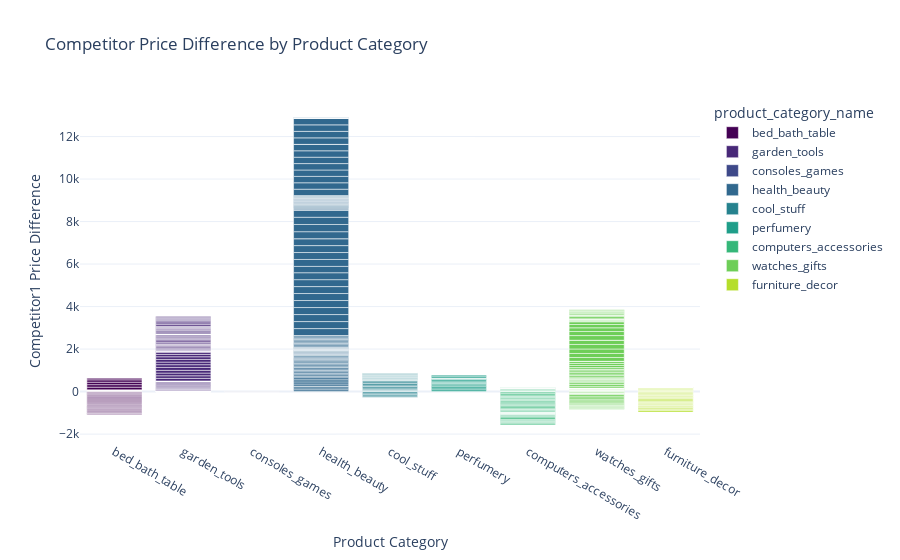

Notebook code cell kept with this figure:
### Markdown cell above
#### Product Price

### Code cell
#Analyzing competitors’ pricing strategies is essential in optimizing retail prices. 
#Monitoring and benchmarking against competitors’ prices can help identify opportunities to price competitively, 
#either by pricing below or above the competition, depending on the retailer’s positioning and strategy. 
#The average competitor price difference by product category(COMPETITOR_1)

df['comp1_price_diff'] = df['unit_price'] - df['comp_1']

fig = px.bar(df, 
             x='product_category_name', 
             y='comp1_price_diff', 
             title='Competitor Price Difference by Product Category',
             color='product_category_name',
             hover_name="product_category_name", color_discrete_sequence=px.colors.sequential.Viridis)
fig.update_layout(
    xaxis_title='Product Category',
    yaxis_title='Competitor1 Price Difference')
fig.show()

### Figure 1 — Plotly figure (JSON) as saved in the notebook; plotly's stock layout.template omitted (floating-point values rounded to 4 significant figures; data arrays with more than 128 entries replaced by an {"elided": "..."} marker saying what was removed)
{"data": [{"alignmentgroup": "True", "hovertemplate": "<b>%{hovertext}</b><br><br>product_category_name=%{x}<br>comp1_price_diff=%{y}<extra></extra>", "hovertext": ["bed_bath_table", "bed_bath_table", "bed_bath_table", "bed_bath_table", "bed_bath_table", "bed_bath_table", "bed_bath_table", "bed_bath_table", "bed_bath_table", "bed_bath_table", "bed_bath_table", "bed_bath_table", "bed_bath_table", "bed_bath_table", "bed_bath_table", "bed_bath_table", "bed_bath_table", "bed_bath_table", "bed_bath_table", "bed_bath_table", "bed_bath_table", "bed_bath_table", "bed_bath_table", "bed_bath_table", "bed_bath_table", "bed_bath_table", "bed_bath_table", "bed_bath_table", "bed_bath_table", "bed_bath_table", "bed_bath_table", "bed_bath_table", "bed_bath_table", "bed_bath_table", "bed_bath_table", "bed_bath_table", "bed_bath_table", "bed_bath_table", "bed_bath_table", "bed_bath_table", "bed_bath_table", "bed_bath_table", "bed_bath_table", "bed_bath_table", "bed_bath_table", "bed_bath_table", "bed_bath_table", "bed_bath_table", "bed_bath_table", "bed_bath_table", "bed_bath_table", "bed_bath_table", "bed_bath_table", "bed_bath_table", "bed_bath_table", "bed_bath_table", "bed_bath_table", "bed_bath_table", "bed_bath_table", "bed_bath_table", "bed_bath_table"], "legendgroup": "bed_bath_table", "marker": {"color": "#440154", "pattern": {"shape": ""}}, "name": "bed_bath_table", "offsetgroup": "bed_bath_table", "orientation": "v", "showlegend": true, "textposition": "auto", "type": "bar", "x": ["bed_bath_table", "bed_bath_table", "bed_bath_table", "bed_bath_table", "bed_bath_table", "bed_bath_table", "bed_bath_table", "bed_bath_table", "bed_bath_table", "bed_bath_table", "bed_bath_table", "bed_bath_table", "bed_bath_table", "bed_bath_table", "bed_bath_table", "bed_bath_table", "bed_bath_table", "bed_bath_table", "bed_bath_table", "bed_bath_table", "bed_bath_table", "bed_bath_table", "bed_bath_table", "bed_bath_table", "bed_bath_table", "bed_bath_table", "bed_bath_table", "bed_bath_table", "bed_bath_table", "bed_bath_table", "bed_bath_table", "bed_bath_table", "bed_bath_table", "bed_bath_table", "bed_bath_table", "bed_bath_table", "bed_bath_table", "bed_bath_table", "bed_bath_table", "bed_bath_table", "bed_bath_table", "bed_bath_table", "bed_bath_table", "bed_bath_table", "bed_bath_table", "bed_bath_table", "bed_bath_table", "bed_bath_table", "bed_bath_table", "bed_bath_table", "bed_bath_table", "bed_bath_table", "bed_bath_table", "bed_bath_table", "bed_bath_table", "bed_bath_table", "bed_bath_table", "bed_bath_table", "bed_bath_table", "bed_bath_table", "bed_bath_table"], "xaxis": "x", "y": [-43.95, -43.95, -43.95, -43.95, -43.95, -43.95, -49.37, -48.5, -46.91, -46.91, -46.91, -45.05, -43.66, -39.91, -37.94, -34.76, 9.1, 9.1, 10.51, 11.4, 5.1, 5.1, 5.83, 4.59, 5, 6.967, 10.9, 0, 0, 0, 0, 0, 0, 0, 0, 0, 0, 0, 0, 0, 0, 0, 0, 0, 0, 0, -44.0, -45.75, -42.59, -41.0, -41.0, -39.0, -37.15, -35.75, -32.0, -30.03, 125.1, 119.1, 115.1, 109.6, 73.5], "yaxis": "y"}, {"alignmentgroup": "True", "hovertemplate": "<b>%{hovertext}</b><br><br>product_category_name=%{x}<br>comp1_price_diff=%{y}<extra></extra>", "hovertext": {"elided": "160 str values"}, "legendgroup": "garden_tools", "marker": {"color": "#482878", "pattern": {"shape": ""}}, "name": "garden_tools", "offsetgroup": "garden_tools", "orientation": "v", "showlegend": true, "textposition": "auto", "type": "bar", "x": {"elided": "160 str values"}, "xaxis": "x", "y": {"elided": "160 float values"}, "yaxis": "y"}, {"alignmentgroup": "True", "hovertemplate": "<b>%{hovertext}</b><br><br>product_category_name=%{x}<br>comp1_price_diff=%{y}<extra></extra>", "hovertext": ["consoles_games", "consoles_games", "consoles_games", "consoles_games", "consoles_games", "consoles_games", "consoles_games", "consoles_games", "consoles_games", "consoles_games", "consoles_games", "consoles_games", "consoles_games", "consoles_games", "consoles_games", "consoles_games", "consoles_games", "consoles_games", "consoles_games", "consoles_games", "consoles_games", "consoles_games"], "legendgroup": "consoles_games", "marker": {"color": "#3e4989", "pattern": {"shape": ""}}, "name": "consoles_games", "offsetgroup": "consoles_games", "orientation": "v", "showlegend": true, "textposition": "auto", "type": "bar", "x": ["consoles_games", "consoles_games", "consoles_games", "consoles_games", "consoles_games", "consoles_games", "consoles_games", "consoles_games", "consoles_games", "consoles_games", "consoles_games", "consoles_games", "consoles_games", "consoles_games", "consoles_games", "consoles_games", "consoles_games", "consoles_games", "consoles_games", "consoles_games", "consoles_games", "consoles_games"], "xaxis": "x", "y": [0, 0, 0, 0, 0, 0, 0, 0, 0, 0, 0, 0, 0, 0, 0, -0.8762, 0, 0, 0, 0, 0.2429, -0.8571], "yaxis": "y"}, {"alignmentgroup": "True", "hovertemplate": "<b>%{hovertext}</b><br><br>product_category_name=%{x}<br>comp1_price_diff=%{y}<extra></extra>", "hovertext": {"elided": "130 str values"}, "legendgroup": "health_beauty", "marker": {"color": "#31688e", "pattern": {"shape": ""}}, "name": "health_beauty", "offsetgroup": "health_beauty", "orientation": "v", "showlegend": true, "textposition": "auto", "type": "bar", "x": {"elided": "130 str values"}, "xaxis": "x", "y": {"elided": "130 float values"}, "yaxis": "y"}, {"alignmentgroup": "True", "hovertemplate": "<b>%{hovertext}</b><br><br>product_category_name=%{x}<br>comp1_price_diff=%{y}<extra></extra>", "hovertext": ["cool_stuff", "cool_stuff", "cool_stuff", "cool_stuff", "cool_stuff", "cool_stuff", "cool_stuff", "cool_stuff", "cool_stuff", "cool_stuff", "cool_stuff", "cool_stuff", "cool_stuff", "cool_stuff", "cool_stuff", "cool_stuff", "cool_stuff", "cool_stuff", "cool_stuff", "cool_stuff", "cool_stuff", "cool_stuff", "cool_stuff", "cool_stuff", "cool_stuff", "cool_stuff", "cool_stuff", "cool_stuff", "cool_stuff", "cool_stuff", "cool_stuff", "cool_stuff", "cool_stuff", "cool_stuff", "cool_stuff", "cool_stuff", "cool_stuff", "cool_stuff", "cool_stuff", "cool_stuff", "cool_stuff", "cool_stuff", "cool_stuff", "cool_stuff", "cool_stuff", "cool_stuff", "cool_stuff", "cool_stuff", "cool_stuff", "cool_stuff", "cool_stuff", "cool_stuff", "cool_stuff", "cool_stuff", "cool_stuff", "cool_stuff", "cool_stuff"], "legendgroup": "cool_stuff", "marker": {"color": "#26828e", "pattern": {"shape": ""}}, "name": "cool_stuff", "offsetgroup": "cool_stuff", "orientation": "v", "showlegend": true, "textposition": "auto", "type": "bar", "x": ["cool_stuff", "cool_stuff", "cool_stuff", "cool_stuff", "cool_stuff", "cool_stuff", "cool_stuff", "cool_stuff", "cool_stuff", "cool_stuff", "cool_stuff", "cool_stuff", "cool_stuff", "cool_stuff", "cool_stuff", "cool_stuff", "cool_stuff", "cool_stuff", "cool_stuff", "cool_stuff", "cool_stuff", "cool_stuff", "cool_stuff", "cool_stuff", "cool_stuff", "cool_stuff", "cool_stuff", "cool_stuff", "cool_stuff", "cool_stuff", "cool_stuff", "cool_stuff", "cool_stuff", "cool_stuff", "cool_stuff", "cool_stuff", "cool_stuff", "cool_stuff", "cool_stuff", "cool_stuff", "cool_stuff", "cool_stuff", "cool_stuff", "cool_stuff", "cool_stuff", "cool_stuff", "cool_stuff", "cool_stuff", "cool_stuff", "cool_stuff", "cool_stuff", "cool_stuff", "cool_stuff", "cool_stuff", "cool_stuff", "cool_stuff", "cool_stuff"], "xaxis": "x", "y": [35.0, 35.0, 47.0, 57.37, 67.0, 67.0, 77.0, 73.82, 80.13, 0, 0, 0, 0, 0, 0, 0, 0, 0, 0, 0, -2.038, -5.171, -70.49, -70.49, -64.99, -54.86, 0, 0, 0, 30.0, 30.0, 30.0, 30.0, 30.0, 16.94, 20, 30.0, 30.0, 30.0, 30.0, 30.0, 40.13, 0, 0, 0, 0, 0, 0, 0, 0, 0, 0, 0, 0, 0, 0, 0], "yaxis": "y"}, {"alignmentgroup": "True", "hovertemplate": "<b>%{hovertext}</b><br><br>product_category_name=%{x}<br>comp1_price_diff=%{y}<extra></extra>", "hovertext": ["perfumery", "perfumery", "perfumery", "perfumery", "perfumery", "perfumery", "perfumery", "perfumery", "perfumery", "perfumery", "perfumery", "perfumery", "perfumery", "perfumery", "perfumery", "perfumery", "perfumery", "perfumery", "perfumery", "perfumery", "perfumery", "perfumery", "perfumery", "perfumery", "perfumery", "perfumery"], "legendgroup": "perfumery", "marker": {"color": "#1f9e89", "pattern": {"shape": ""}}, "name": "perfumery", "offsetgroup": "perfumery", "orientation": "v", "showlegend": true, "textposition": "auto", "type": "bar", "x": ["perfumery", "perfumery", "perfumery", "perfumery", "perfumery", "perfumery", "perfumery", "perfumery", "perfumery", "perfumery", "perfumery", "perfumery", "perfumery", "perfumery", "perfumery", "perfumery", "perfumery", "perfumery", "perfumery", "perfumery", "perfumery", "perfumery", "perfumery", "perfumery", "perfumery", "perfumery"], "xaxis": "x", "y": [0, 0, 0, 0, 0, 0, 0, 0, 0, 0, 0, 0, 0, 85.51, 85.51, 85.51, 61.06, 61.01, 60.91, 60.9, 67.21, 67.98, 0, 0, 68.71, 66.92], "yaxis": "y"}, {"alignmentgroup": "True", "hovertemplate": "<b>%{hovertext}</b><br><br>product_category_name=%{x}<br>comp1_price_diff=%{y}<extra></extra>", "hovertext": ["computers_accessories", "computers_accessories", "computers_accessories", "computers_accessories", "computers_accessories", "computers_accessories", "computers_accessories", "computers_accessories", "computers_accessories", "computers_accessories", "computers_accessories", "computers_accessories", "computers_accessories", "computers_accessories", "computers_accessories", "computers_accessories", "computers_accessories", "computers_accessories", "computers_accessories", "computers_accessories", "computers_accessories", "computers_accessories", "computers_accessories", "computers_accessories", "computers_accessories", "computers_accessories", "computers_accessories", "computers_accessories", "computers_accessories", "computers_accessories", "computers_accessories", "computers_accessories", "computers_accessories", "computers_accessories", "computers_accessories", "computers_accessories", "computers_accessories", "computers_accessories", "computers_accessories", "computers_accessories", "computers_accessories", "computers_accessories", "computers_accessories", "computers_accessories", "computers_accessories", "computers_accessories", "computers_accessories", "computers_accessories", "computers_accessories", "computers_accessories", "computers_accessories", "computers_accessories", "computers_accessories", "computers_accessories", "computers_accessories", "computers_accessories", "computers_accessories", "computers_accessories", "computers_accessories", "computers_accessories", "computers_accessories", "computers_accessories", "computers_accessories", "computers_accessories", "computers_accessories", "computers_accessories", "computers_accessories", "computers_accessories", "computers_accessories"], "legendgroup": "computers_accessories", "marker": {"color": "#35b779", "pattern": {"shape": ""}}, "name": "computers_accessories", "offsetgroup": "computers_accessories", "orientation": "v", "showlegend": true, "textposition": "auto", "type": "bar", "x": ["computers_accessories", "computers_accessories", "computers_accessories", "computers_accessories", "computers_accessories", "computers_accessories", "computers_accessories", "computers_accessories", "computers_accessories", "computers_accessories", "computers_accessories", "computers_accessories", "computers_accessories", "computers_accessories", "computers_accessories", "computers_accessories", "computers_accessories", "computers_accessories", "computers_accessories", "computers_accessories", "computers_accessories", "computers_accessories", "computers_accessories", "computers_accessories", "computers_accessories", "computers_accessories", "computers_accessories", "computers_accessories", "computers_accessories", "computers_accessories", "computers_accessories", "computers_accessories", "computers_accessories", "computers_accessories", "computers_accessories", "computers_accessories", "computers_accessories", "computers_accessories", "computers_accessories", "computers_accessories", "computers_accessories", "computers_accessories", "computers_accessories", "computers_accessories", "computers_accessories", "computers_accessories", "computers_accessories", "computers_accessories", "computers_accessories", "computers_accessories", "computers_accessories", "computers_accessories", "computers_accessories", "computers_accessories", "computers_accessories", "computers_accessories", "computers_accessories", "computers_accessories", "computers_accessories", "computers_accessories", "computers_accessories", "computers_accessories", "computers_accessories", "computers_accessories", "computers_accessories", "computers_accessories", "computers_accessories", "computers_accessories", "computers_accessories"], "xaxis": "x", "y": [12.3, -30.09, -63.42, -71.84, -48.14, -32.92, -24.59, -41.09, -6.157, 0.9, 13.76, 28.98, 30.9, 35.41, 29.91, 29.91, 0, -59.09, -30.09, -35.8, -53.09, -55.8, -51.09, -51.09, -65.98, -64.24, -48.64, -26.92, -41.49, -53.65, -40.09, 0, 0, 0, 0, 0, 0, 0, 0, 0, 0, 0, 0, 0, 0, 0, 0, 0, 0, 0, -10.14, 6.61, -0.7443, -13.4, -16.8, -12.09, -15.09, -23.51, -16.03, -40.09, -40.09, -58.87, -70.29, -55.12, -40.26, -39.2, -35.59, -42.09, -42.09], "yaxis": "y"}, {"alignmentgroup": "True", "hovertemplate": "<b>%{hovertext}</b><br><br>product_category_name=%{x}<br>comp1_price_diff=%{y}<extra></extra>", "hovertext": ["watches_gifts", "watches_gifts", "watches_gifts", "watches_gifts", "watches_gifts", "watches_gifts", "watches_gifts", "watches_gifts", "watches_gifts", "watches_gifts", "watches_gifts", "watches_gifts", "watches_gifts", "watches_gifts", "watches_gifts", "watches_gifts", "watches_gifts", "watches_gifts", "watches_gifts", "watches_gifts", "watches_gifts", "watches_gifts", "watches_gifts", "watches_gifts", "watches_gifts", "watches_gifts", "watches_gifts", "watches_gifts", "watches_gifts", "watches_gifts", "watches_gifts", "watches_gifts", "watches_gifts", "watches_gifts", "watches_gifts", "watches_gifts", "watches_gifts", "watches_gifts", "watches_gifts", "watches_gifts", "watches_gifts", "watches_gifts", "watches_gifts", "watches_gifts", "watches_gifts", "watches_gifts", "watches_gifts", "watches_gifts", "watches_gifts", "watches_gifts", "watches_gifts", "watches_gifts", "watches_gifts", "watches_gifts", "watches_gifts", "watches_gifts", "watches_gifts", "watches_gifts", "watches_gifts", "watches_gifts", "watches_gifts", "watches_gifts", "watches_gifts", "watches_gifts", "watches_gifts", "watches_gifts", "watches_gifts", "watches_gifts", "watches_gifts", "watches_gifts", "watches_gifts", "watches_gifts", "watches_gifts", "watches_gifts", "watches_gifts", "watches_gifts", "watches_gifts", "watches_gifts", "watches_gifts", "watches_gifts", "watches_gifts", "watches_gifts", "watches_gifts", "watches_gifts", "watches_gifts", "watches_gifts", "watches_gifts", "watches_gifts", "watches_gifts", "watches_gifts", "watches_gifts", "watches_gifts", "watches_gifts", "watches_gifts", "watches_gifts", "watches_gifts", "watches_gifts", "watches_gifts", "watches_gifts", "watches_gifts", "watches_gifts", "watches_gifts", "watches_gifts"], "legendgroup": "watches_gifts", "marker": {"color": "#6ece58", "pattern": {"shape": ""}}, "name": "watches_gifts", "offsetgroup": "watches_gifts", "orientation": "v", "showlegend": true, "textposition": "auto", "type": "bar", "x": ["watches_gifts", "watches_gifts", "watches_gifts", "watches_gifts", "watches_gifts", "watches_gifts", "watches_gifts", "watches_gifts", "watches_gifts", "watches_gifts", "watches_gifts", "watches_gifts", "watches_gifts", "watches_gifts", "watches_gifts", "watches_gifts", "watches_gifts", "watches_gifts", "watches_gifts", "watches_gifts", "watches_gifts", "watches_gifts", "watches_gifts", "watches_gifts", "watches_gifts", "watches_gifts", "watches_gifts", "watches_gifts", "watches_gifts", "watches_gifts", "watches_gifts", "watches_gifts", "watches_gifts", "watches_gifts", "watches_gifts", "watches_gifts", "watches_gifts", "watches_gifts", "watches_gifts", "watches_gifts", "watches_gifts", "watches_gifts", "watches_gifts", "watches_gifts", "watches_gifts", "watches_gifts", "watches_gifts", "watches_gifts", "watches_gifts", "watches_gifts", "watches_gifts", "watches_gifts", "watches_gifts", "watches_gifts", "watches_gifts", "watches_gifts", "watches_gifts", "watches_gifts", "watches_gifts", "watches_gifts", "watches_gifts", "watches_gifts", "watches_gifts", "watches_gifts", "watches_gifts", "watches_gifts", "watches_gifts", "watches_gifts", "watches_gifts", "watches_gifts", "watches_gifts", "watches_gifts", "watches_gifts", "watches_gifts", "watches_gifts", "watches_gifts", "watches_gifts", "watches_gifts", "watches_gifts", "watches_gifts", "watches_gifts", "watches_gifts", "watches_gifts", "watches_gifts", "watches_gifts", "watches_gifts", "watches_gifts", "watches_gifts", "watches_gifts", "watches_gifts", "watches_gifts", "watches_gifts", "watches_gifts", "watches_gifts", "watches_gifts", "watches_gifts", "watches_gifts", "watches_gifts", "watches_gifts", "watches_gifts", "watches_gifts", "watches_gifts", "watches_gifts"], "xaxis": "x", "y": [-5.01, 10.2, 9.231, 11.62, 14.57, 7.56, 0, 0, 17.75, 6.525, 13.54, 14.34, 20.9, 20.62, 26, 0, 0, 0, 0, 0, 0, 0, 0, 0, 0, 0, 0, 0, 0, 78.31, 105, 0, 76.38, 50.06, 44.69, 41.37, 33.63, 38.78, 45.95, 69.23, 70.28, 81.25, 70.29, 75.54, 0, 77.44, 98.75, 98.74, 95.21, -25, -41, 0, -20.24, -11.8, -0.6486, 1.207, -14, -13.36, -7, 0, -85, -83.59, -82.67, -56.9, -55, -71, 0, -50.24, -39.44, -27.65, -25.79, -41, -40.36, -34.18, 178.3, 190.2, 211.3, 212.7, 199.8, 0, 218.8, 190.4, 175.0, 155.2, 126.9, 50.99, 0, 0, 22, 35.79, 19.23, 15.79, 97.59, 41.43, 36.96, 0, 53.76, 34.44, 44.48, 28.74, 19.22, 36.64, 33.55], "yaxis": "y"}, {"alignmentgroup": "True", "hovertemplate": "<b>%{hovertext}</b><br><br>product_category_name=%{x}<br>comp1_price_diff=%{y}<extra></extra>", "hovertext": ["furniture_decor", "furniture_decor", "furniture_decor", "furniture_decor", "furniture_decor", "furniture_decor", "furniture_decor", "furniture_decor", "furniture_decor", "furniture_decor", "furniture_decor", "furniture_decor", "furniture_decor", "furniture_decor", "furniture_decor", "furniture_decor", "furniture_decor", "furniture_decor", "furniture_decor", "furniture_decor", "furniture_decor", "furniture_decor", "furniture_decor", "furniture_decor", "furniture_decor", "furniture_decor", "furniture_decor", "furniture_decor", "furniture_decor", "furniture_decor", "furniture_decor", "furniture_decor", "furniture_decor", "furniture_decor", "furniture_decor", "furniture_decor", "furniture_decor", "furniture_decor", "furniture_decor", "furniture_decor", "furniture_decor", "furniture_decor", "furniture_decor", "furniture_decor", "furniture_decor", "furniture_decor", "furniture_decor", "furniture_decor"], "legendgroup": "furniture_decor", "marker": {"color": "#b5de2b", "pattern": {"shape": ""}}, "name": "furniture_decor", "offsetgroup": "furniture_decor", "orientation": "v", "showlegend": true, "textposition": "auto", "type": "bar", "x": ["furniture_decor", "furniture_decor", "furniture_decor", "furniture_decor", "furniture_decor", "furniture_decor", "furniture_decor", "furniture_decor", "furniture_decor", "furniture_decor", "furniture_decor", "furniture_decor", "furniture_decor", "furniture_decor", "furniture_decor", "furniture_decor", "furniture_decor", "furniture_decor", "furniture_decor", "furniture_decor", "furniture_decor", "furniture_decor", "furniture_decor", "furniture_decor", "furniture_decor", "furniture_decor", "furniture_decor", "furniture_decor", "furniture_decor", "furniture_decor", "furniture_decor", "furniture_decor", "furniture_decor", "furniture_decor", "furniture_decor", "furniture_decor", "furniture_decor", "furniture_decor", "furniture_decor", "furniture_decor", "furniture_decor", "furniture_decor", "furniture_decor", "furniture_decor", "furniture_decor", "furniture_decor", "furniture_decor", "furniture_decor"], "xaxis": "x", "y": [24.9, 24.9, 29.9, 30, 30, 30, 30, 10, -11.36, -19.4, -36.6, 0, -36.6, -40.42, -36.6, -31.6, -31.5, -34.41, -34.9, -34.9, -54.9, -68.23, 0, 0, 0, 0, 0, 0, 0, 0, 0, 0, 0, 0, 0, -36.6, -36.6, 0, -36.6, -38.15, -31.6, -31.5, -34.41, -34.9, -34.9, -54.9, -54.9, -68.23], "yaxis": "y"}], "layout": {"barmode": "relative", "legend": {"title": {"text": "product_category_name"}, "tracegroupgap": 0}, "title": {"text": "Competitor Price Difference by Product Category"}, "xaxis": {"anchor": "y", "categoryarray": ["bed_bath_table", "garden_tools", "consoles_games", "health_beauty", "cool_stuff", "perfumery", "computers_accessories", "watches_gifts", "furniture_decor"], "categoryorder": "array", "domain": [0, 1], "title": {"text": "Product Category"}}, "yaxis": {"anchor": "x", "domain": [0, 1], "title": {"text": "Competitor1 Price Difference"}}}}
